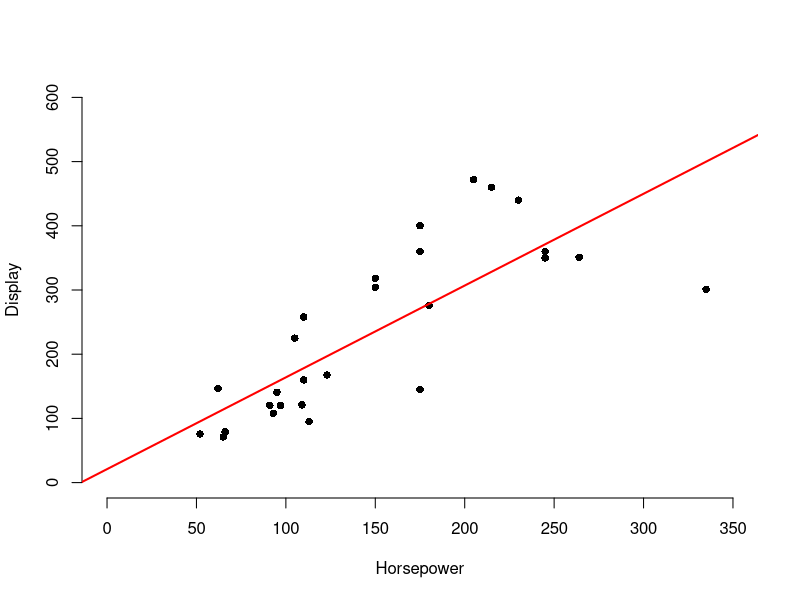

R code for this plot:
## ---- chunk 1
knitr::opts_chunk$set(echo = FALSE)
## ---- chunk 2
summary(mtcars)
## ---- chunk 3
model1 <- lm(disp ~ hp, data = mtcars)
plot(mtcars$hp, mtcars$disp, xlab = "Horsepower",
         ylab = "Display", bty = "n", pch = 16,
         xlim = c(0, 350), ylim = c(0, 600))
abline(model1, col = "red", lwd = 2)
